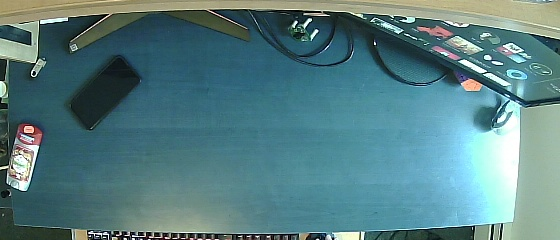
#> input picture RawData/0.jpg, 560 x 240 px; its folder holds 4 pictures in this run
$ python raw_to_small.py
#> lines starting #> are read from the running program, lines starting #| are printed output that depends on the picture
import numpy as np
import cv2
import os

for x in range(2373):
    image = cv2.imread("./RawData/"+str(x)+".jpg")
#> image is the input picture: shape (240, 560, 3); mean B, G, R 130.1, 126, 86.5
    small = cv2.resize(image, (280,120))
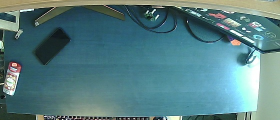
#> small: shape (120, 280, 3); mean B, G, R 130.2, 126.1, 86.6
#> (the run stopped early here; a loop or call above may not have finished)
